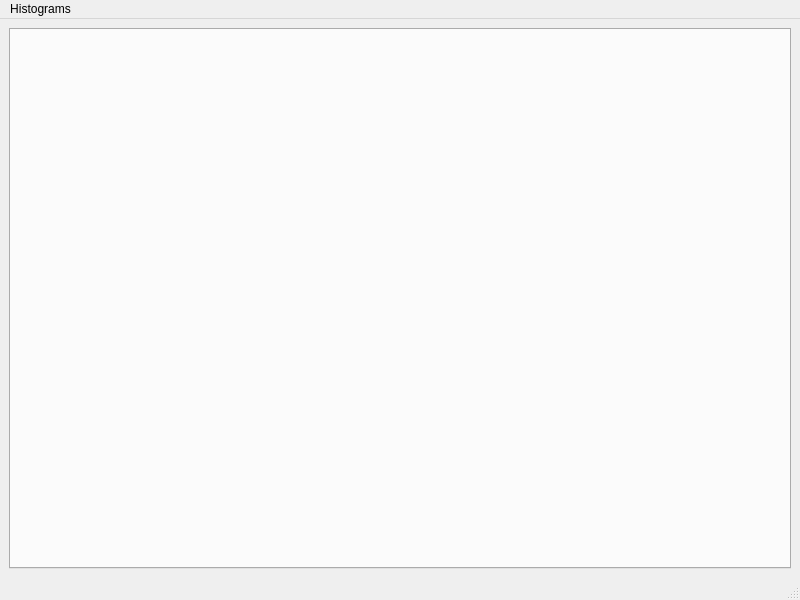
<?xml version="1.0" encoding="UTF-8"?>
<ui version="4.0">
 <class>AllHistograms</class>
 <widget class="QMainWindow" name="AllHistograms">
  <property name="geometry">
   <rect>
    <x>0</x>
    <y>0</y>
    <width>800</width>
    <height>600</height>
   </rect>
  </property>
  <property name="windowTitle">
   <string>MainWindow</string>
  </property>
  <widget class="QWidget" name="centralwidget">
   <layout class="QVBoxLayout" name="verticalLayout">
    <item>
     <widget class="QTabWidget" name="tabWidget"/>
    </item>
   </layout>
  </widget>
  <widget class="QMenuBar" name="menubar">
   <property name="geometry">
    <rect>
     <x>0</x>
     <y>0</y>
     <width>800</width>
     <height>24</height>
    </rect>
   </property>
   <widget class="QMenu" name="menuHistograms">
    <property name="title">
     <string>Histograms</string>
    </property>
    <addaction name="actionNew_Histogram"/>
   </widget>
   <addaction name="menuHistograms"/>
  </widget>
  <widget class="QStatusBar" name="statusbar"/>
  <action name="actionNew_Histogram">
   <property name="text">
    <string>New Histogram</string>
   </property>
  </action>
 </widget>
 <resources/>
 <connections/>
</ui>
